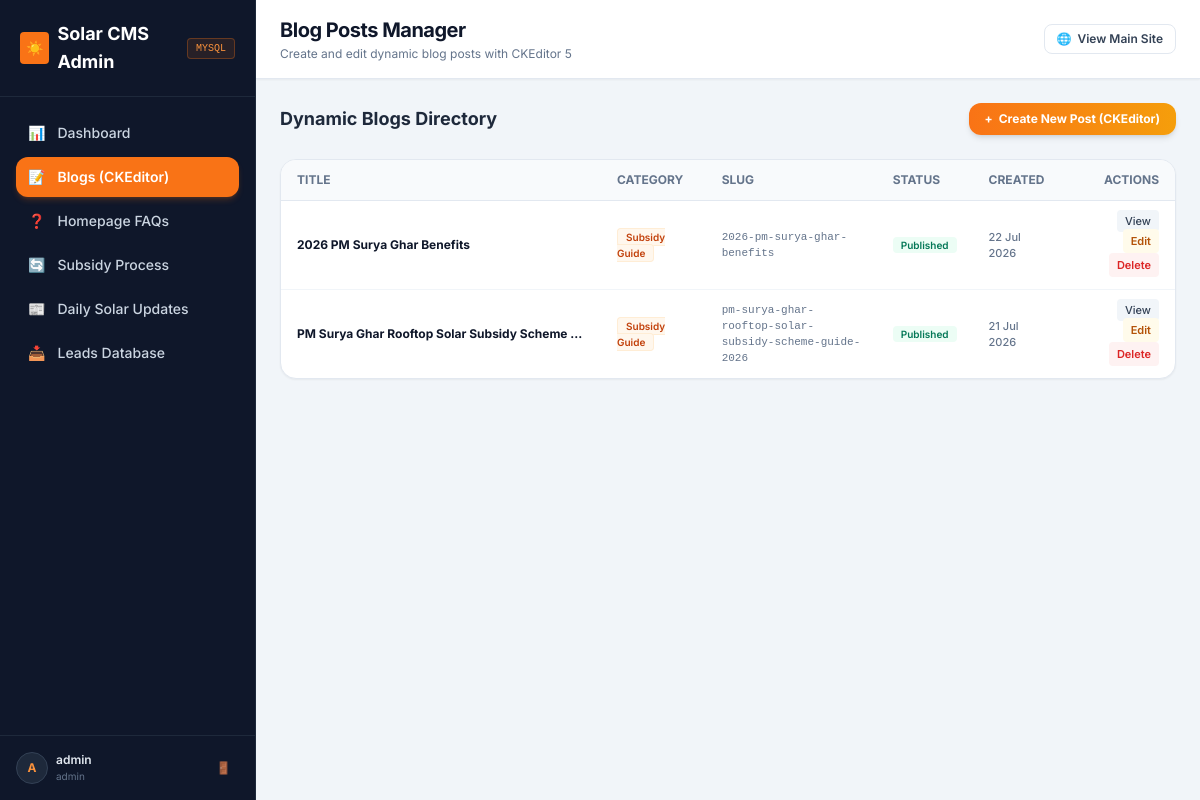
The app's page /admin/blogs.php (signed in) with its own data.
### tables this page shows
CREATE TABLE `blogs` (
  `id` varchar(64) NOT NULL,
  `title` varchar(255) NOT NULL,
  `slug` varchar(255) NOT NULL,
  `category` varchar(100) NOT NULL,
  `description` text DEFAULT NULL,
  `content` longtext NOT NULL,
  `cover_image` varchar(255) DEFAULT NULL,
  `reading_time` varchar(50) NOT NULL DEFAULT '5 min',
  `author` varchar(100) NOT NULL DEFAULT 'Solar Expert',
  `is_published` tinyint(1) NOT NULL DEFAULT 1,
  `created_at` datetime NOT NULL,
  `updated_at` datetime NOT NULL
);

### bootstrap.php (called while the page is built, shortened)
<?php
spl_autoload_register(function ($class) {
    if (strpos($class, 'Config\\') === 0) {
        $base_dir = __DIR__ . '/config/';
        $relative_class = substr($class, 7);
        $file = $base_dir . str_replace('\\', '/', $relative_class) . '.php';
        if (file_exists($file)) {
            return;
        }
    }
    $base_dir = __DIR__ . '/src/';
    $file = $base_dir . str_replace('\\', '/', $class) . '.php';
});
function url(string $path = ''): string {
    $base = \Config\Config::SITE_URL;
    return rtrim($base, '/') . '/' . ltrim($path, '/');
}

### src/Repository/RepositoryFactory.php (called while the page is built, shortened)
<?php
class RepositoryFactory {
    public static function create(string $entity = 'lead'): object {
        $driver = strtolower(Config::DB_DRIVER);
        $isMySql = ($driver === 'mysql');
        switch (strtolower($entity)) {
            case 'blog':
            case 'blogs':
                return $isMySql ? new MySqlBlogRepository() : new JsonFileBlogRepository();
        }
    }
}

### src/Core/Database.php (called while the page is built, shortened)
<?php
class Database {
    private static ?PDO $instance = null;
    public static function getConnection(): ?PDO {
        if (self::$instance === null) {
            try {
                $dsn = sprintf(
                    "mysql:host=%s;port=%s;dbname=%s;charset=utf8mb4",
                    Config::DB_HOST,
                    Config::DB_PORT,
                    Config::DB_NAME
                );
                self::$instance = new PDO($dsn, Config::DB_USER, Config::DB_PASS, [
                    PDO::ATTR_ERRMODE => PDO::ERRMODE_EXCEPTION,
                    PDO::ATTR_DEFAULT_FETCH_MODE => PDO::FETCH_ASSOC,
                    PDO::ATTR_EMULATE_PREPARES => false,
                ]);
                self::ensureTablesExist(self::$instance);
            } catch (PDOException $e) {
                try {
                    $rootDsn = sprintf("mysql:host=%s;port=%s;charset=utf8mb4", Config::DB_HOST, Config::DB_PORT);
                    $rootPdo = new PDO($rootDsn, Config::DB_USER, Config::DB_PASS);
                    $rootPdo->exec("CREATE DATABASE IF NOT EXISTS `" . Config::DB_NAME . "` DEFAULT CHARACTER SET utf8mb4 COLLATE utf8mb4_unicode_ci;");
                    self::$instance = new PDO($dsn, Config::DB_USER, Config::DB_PASS, [
                        PDO::ATTR_ERRMODE => PDO::ERRMODE_EXCEPTION,
                        PDO::ATTR_DEFAULT_FETCH_MODE => PDO::FETCH_ASSOC,
                        PDO::ATTR_EMULATE_PREPARES => false,
                    ]);
                    self::ensureTablesExist(self::$instance);
                } catch (PDOException $ex) {
                    error_log("Database Connection Error: " . $ex->getMessage());
                    return null;
                }
            }
        }
        return self::$instance;
    }
    private static function ensureTablesExist(PDO $pdo): void {
        $pdo->exec("CREATE TABLE IF NOT EXISTS `users` (
            `id` VARCHAR(64) PRIMARY KEY,
            `username` VARCHAR(50) NOT NULL UNIQUE,
            `password_hash` VARCHAR(255) NOT NULL,
            `email` VARCHAR(100) NULL,
            `role` VARCHAR(20) NOT NULL DEFAULT 'admin',
            `created_at` DATETIME NOT NULL
        ) ENGINE=InnoDB DEFAULT CHARSET=utf8mb4;");
        $stmt = $pdo->prepare("SELECT COUNT(*) FROM `users` WHERE `username` = ?");
        $stmt->execute([Config::DEFAULT_ADMIN_USER]);
        $pdo->exec("CREATE TABLE IF NOT EXISTS `blogs` (
            `id` VARCHAR(64) PRIMARY KEY,
            `title` VARCHAR(255) NOT NULL,
            `slug` VARCHAR(255) NOT NULL UNIQUE,
            `category` VARCHAR(100) NOT NULL,
            `description` TEXT NULL,
            `content` LONGTEXT NOT NULL,
            `cover_image` VARCHAR(255) NULL,
            `reading_time` VARCHAR(50) NOT NULL DEFAULT '5 min',
            `author` VARCHAR(100) NOT NULL DEFAULT 'Solar Expert',
            `is_published` TINYINT(1) NOT NULL DEFAULT 1,
            `created_at` DATETIME NOT NULL,
            `updated_at` DATETIME NOT NULL
        ) ENGINE=InnoDB DEFAULT CHARSET=utf8mb4;");
        $pdo->exec("CREATE TABLE IF NOT EXISTS `faqs` (
            `id` VARCHAR(64) PRIMARY KEY,
            `question` TEXT NOT NULL,
            `answer` TEXT NOT NULL,
            `display_order` INT NOT NULL DEFAULT 0,
            `is_active` TINYINT(1) NOT NULL DEFAULT 1,
            `category` VARCHAR(100) NOT NULL DEFAULT 'General',
            `created_at` DATETIME NOT NULL
        ) ENGINE=InnoDB DEFAULT CHARSET=utf8mb4;");
        $faqCount = (int)$pdo->query("SELECT COUNT(*) FROM `faqs`")->fetchColumn();
        $pdo->exec("CREATE TABLE IF NOT EXISTS `solar_process` (
            `id` VARCHAR(64) PRIMARY KEY,
            `step_number` INT NOT NULL,
            `title` VARCHAR(255) NOT NULL,
            `short_description` TEXT NOT NULL,
            `detailed_content` TEXT NULL,
            `icon_name` VARCHAR(50) NOT NULL DEFAULT 'check',
            `is_active` TINYINT(1) NOT NULL DEFAULT 1,
            `created_at` DATETIME NOT NULL
        ) ENGINE=InnoDB DEFAULT CHARSET=utf8mb4;");
        $procCount = (int)$pdo->query("SELECT COUNT(*) FROM `solar_process`")->fetchColumn();
        $pdo->exec("CREATE TABLE IF NOT EXISTS `daily_updates` (
            `id` VARCHAR(64) PRIMARY KEY,
            `title` VARCHAR(255) NOT NULL,
            `slug` VARCHAR(255) NOT NULL UNIQUE,
            `category` VARCHAR(100) NOT NULL DEFAULT 'Industry News',
            `snippet` TEXT NOT NULL,
            `content` LONGTEXT NOT NULL,
            `image_url` VARCHAR(255) NULL,
            `is_featured` TINYINT(1) NOT NULL DEFAULT 0,
            `published_at` DATETIME NOT NULL,
            `created_at` DATETIME NOT NULL
        ) ENGINE=InnoDB DEFAULT CHARSET=utf8mb4;");
        $newsCount = (int)$pdo->query("SELECT COUNT(*) FROM `daily_updates`")->fetchColumn();
    }
}

### src/Repository/MySqlBlogRepository.php (called while the page is built, shortened)
<?php
class MySqlBlogRepository implements IBlogRepository {
    private ?PDO $db;
    public function __construct() {
        $this->db = Database::getConnection();
    }
    public function getAll(bool $publishedOnly = true): array {
        $sql = "SELECT * FROM `blogs` " . ($publishedOnly ? "WHERE `is_published` = 1 " : "") . "ORDER BY `created_at` DESC";
        $stmt = $this->db->query($sql);
        return $stmt->fetchAll() ?: [];
    }
}

### admin/blogs.php (the view, shortened to what this page needs)
<?php
require_once __DIR__ . '/../bootstrap.php';
$blogRepo = RepositoryFactory::create('blog');
$blogs = $blogRepo->getAll(false);
?>
<div class="space-y-6">
    <div class="flex items-center justify-between">
        <h2 class="text-lg font-bold text-slate-800">Dynamic Blogs Directory</h2>
        <button type="button" onclick="openBlogModal()" class="px-4 py-2 bg-gradient-to-r from-orange-500 to-amber-500 text-white text-xs font-bold rounded-xl shadow-md hover:from-orange-600 hover:to-amber-600 transition-all flex items-center gap-1.5">
            <span>+</span>
            <span>Create New Post (CKEditor)</span>
        </button>
    </div>
    <div class="bg-white border border-slate-200 rounded-2xl shadow-sm overflow-hidden">
        <?php if (!empty($blogs)): ?>
            <div class="overflow-x-auto">
                <table class="w-full text-left text-xs">
                    <thead class="bg-slate-50 border-b border-slate-200 text-slate-500 uppercase font-semibold">
                        <tr>
                            <th class="px-4 py-3">Title</th>
                            <th class="px-4 py-3">Category</th>
                            <th class="px-4 py-3">Slug</th>
                            <th class="px-4 py-3">Status</th>
                            <th class="px-4 py-3">Created</th>
                            <th class="px-4 py-3 text-right">Actions</th>
                        </tr>
                    </thead>
                    <tbody class="divide-y divide-slate-100 font-medium">
                        <?php foreach ($blogs as $b): ?>
                            <tr class="hover:bg-slate-50 transition-colors">
                                <td class="px-4 py-3 font-bold text-slate-900 max-w-xs truncate">
                                    <?= htmlspecialchars($b['title']) ?>
                                </td>
                                <td class="px-4 py-3">
                                    <span class="rounded bg-orange-50 border border-orange-100 text-orange-700 font-semibold px-2 py-0.5 text-[10px]">
                                        <?= htmlspecialchars($b['category']) ?>
                                    </span>
                                </td>
                                <td class="px-4 py-3 text-slate-500 font-mono text-[11px]">
                                    <?= htmlspecialchars($b['slug']) ?>
                                </td>
                                <td class="px-4 py-3">
                                    <span class="rounded px-2 py-0.5 text-[10px] font-semibold <?= !empty($b['is_published']) ? 'bg-emerald-50 text-emerald-700' : 'bg-amber-50 text-amber-700' ?>">
                                        <?= !empty($b['is_published']) ? 'Published' : 'Draft' ?>
                                    </span>
                                </td>
                                <td class="px-4 py-3 text-slate-500 text-[11px]">
                                    <?= date('d M Y', strtotime($b['created_at'])) ?>
                                </td>
                                <td class="px-4 py-3 text-right space-x-1">
                                    <a href="<?= url('blog/' . $b['slug']) ?>" target="_blank" class="px-2 py-1 bg-slate-100 text-slate-700 hover:bg-slate-200 rounded text-[11px]">View</a>
                                    <button type="button" onclick='editBlog(<?= json_encode($b) ?>)' class="px-2 py-1 bg-amber-50 text-amber-700 hover:bg-amber-100 rounded text-[11px] font-semibold">Edit</button>
                                    <form method="POST" action="" class="inline" onsubmit="return confirm('Delete this blog post?')">
                                        <button type="submit" class="px-2 py-1 bg-red-50 text-red-600 hover:bg-red-100 rounded text-[11px] font-semibold">Delete</button>
                                    </form>
                                </td>
                            </tr>
                        <?php endforeach; ?>
                    </tbody>
                </table>
            </div>
        <?php endif; ?>
    </div>
</div>
<?php
require_once __DIR__ . '/layout.php';
?>

### admin/layout.php (style rules this page uses)
body { font-family: 'Inter', sans-serif; }

### records on screen
blogs: title "2026 PM Surya Ghar Benefits", category "Subsidy Guide", slug "2026-pm-surya-ghar-benefits", is_published "Published", created_at "22 Jul 2026"
blogs: title "PM Surya Ghar Rooftop Solar Subsidy Scheme…", category "Subsidy Guide", slug "pm-surya-ghar-rooftop-solar-subsidy-scheme-guide-2026", is_published "Published", created_at "21 Jul 2026"

### other values on screen
Config::DB_DRIVER "MYSQL"
substr($currentUser['username'] ?? 'A', 0, 1) "A"
$currentUser['username'] "admin"
$currentUser['role'] "admin"
$pageTitle "Blog Posts Manager"
$pageSubtitle "Create and edit dynamic blog posts with CKEditor 5"
